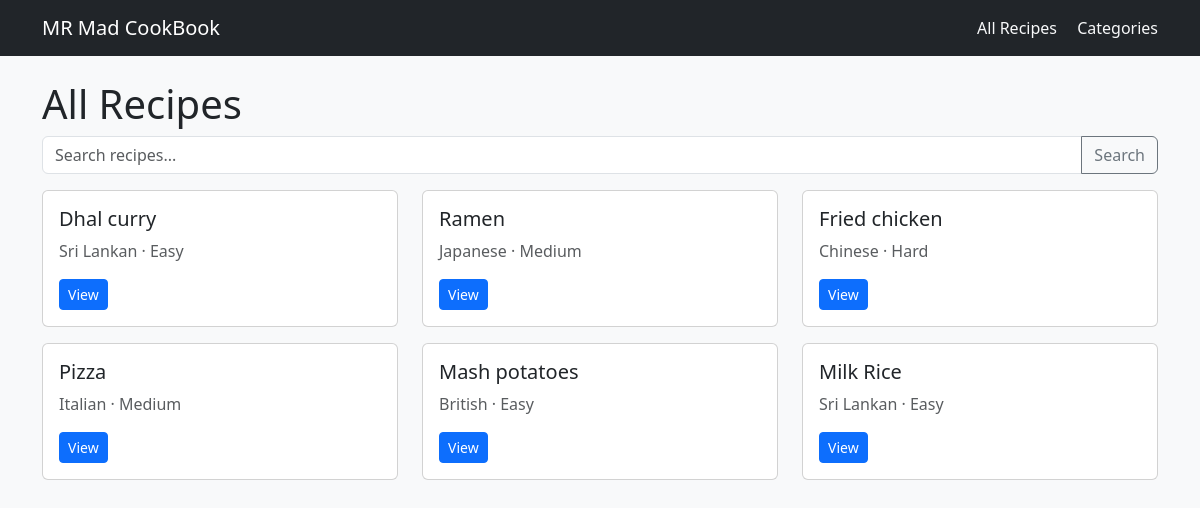
The app's page /recipes/ with its own data.
### recipes/models.py (models this page shows, shortened)
class Recipe(models.Model):
    DIFFICULTY_CHOICES = [
        ('easy', 'Easy'),
        ('medium', 'Medium'),
        ('hard', 'Hard'),
    ]
    category = models.ForeignKey(Category, related_name='recipes',
                                 on_delete=models.CASCADE)
    author = models.ForeignKey(User, related_name='recipes',
                               on_delete=models.SET_NULL,
                               null=True, blank=True)
    title = models.CharField(max_length=200)
    slug = models.SlugField(max_length=220, unique=True)
    description = models.TextField(blank=True)
    ingredients = models.TextField(help_text="One ingredient per line")
    steps = models.TextField(help_text="Step-by-step instructions")
    prep_time_minutes = models.PositiveIntegerField(default=0)
    cook_time_minutes = models.PositiveIntegerField(default=0)
    difficulty = models.CharField(max_length=10,
                                  choices=DIFFICULTY_CHOICES,
                                  default='easy')
    created_at = models.DateTimeField(auto_now_add=True)
    updated_at = models.DateTimeField(auto_now=True)
    is_published = models.BooleanField(default=True)
    class Meta:
        ordering = ['-created_at']

class Category(models.Model):
    name = models.CharField(max_length=100, unique=True)
    slug = models.SlugField(max_length=120, unique=True)
    description = models.TextField(blank=True)
    class Meta:
        ordering = ['name']

### recipes/views.py (the view)
# urls.py: path('recipes/', views.recipe_list, name='recipe_list'),
def recipe_list(request):
    q = request.GET.get('q', '')
    recipes = Recipe.objects.filter(is_published=True)
    if q:
        recipes = recipes.filter(title__icontains=q)
    return render(request, 'recipes/recipe_list.html', {
        'recipes': recipes,
        'search_query': q,
    })

### recipes/templates/recipes/recipe_list.html
{% extends "recipes/base.html" %}
{% block content %}
<h1>
  {% if current_category %}
    Recipes in {{ current_category.name }}
  {% else %}
    All Recipes
  {% endif %}
</h1>
<form method="get" class="mb-3">
  <div class="input-group">
    <input type="text" name="q" class="form-control"
           placeholder="Search recipes..." value="{{ search_query|default:'' }}">
    <button class="btn btn-outline-secondary" type="submit">Search</button>
  </div>
</form>
<div class="row">
  {% for recipe in recipes %}
    <div class="col-md-4 mb-3">
      <div class="card h-100">
        <div class="card-body">
          <h5 class="card-title">{{ recipe.title }}</h5>
          <p class="card-text text-muted">
            {{ recipe.category.name }} · {{ recipe.get_difficulty_display }}
          </p>
          <a href="{% url 'recipes:recipe_detail' recipe.slug %}" class="btn btn-sm btn-primary">
            View
          </a>
        </div>
      </div>
    </div>
  {% empty %}
    <p>No recipes found.</p>
  {% endfor %}
</div>
{% endblock %}

### records on screen
Recipe: title "Dhal curry", category.name "Sri Lankan", difficulty "Easy"
Recipe: title "Ramen", category.name "Japanese", difficulty "Medium"
Recipe: title "Fried chicken", category.name "Chinese", difficulty "Hard"
Recipe: title "Pizza", category.name "Italian", difficulty "Medium"
Recipe: title "Mash potatoes", category.name "British", difficulty "Easy"
Recipe: title "Milk Rice", category.name "Sri Lankan", difficulty "Easy"
